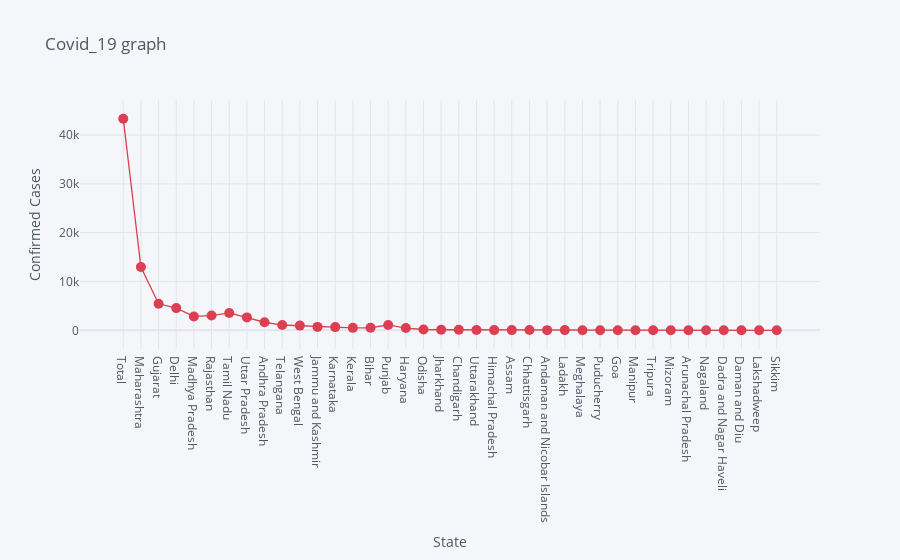

The code cell stored with this chart in its notebook:
### Markdown cell above
# Hover over the graph markers to see confirmed cases for each state.

### Code cell
df.iplot(kind= 'scatter', x= 'State', y='Confirmed', mode= 'markers+lines', title= 'Covid_19 graph', xTitle= 'State', yTitle= 'Confirmed Cases', color= 'red', size= 10)

### Figure 1 — Plotly figure (JSON) as saved in the notebook; plotly's stock layout.template omitted (floating-point values rounded to 4 significant figures)
{"data": [{"line": {"color": "rgba(219, 64, 82, 1.0)", "dash": "solid", "shape": "linear", "width": 1.3}, "marker": {"size": 10, "symbol": "circle"}, "mode": "markers+lines", "name": "Confirmed", "text": "", "type": "scatter", "x": ["Total", "Maharashtra", "Gujarat", "Delhi", "Madhya Pradesh", "Rajasthan", "Tamil Nadu", "Uttar Pradesh", "Andhra Pradesh", "Telangana", "West Bengal", "Jammu and Kashmir", "Karnataka", "Kerala", "Bihar", "Punjab", "Haryana", "Odisha", "Jharkhand", "Chandigarh", "Uttarakhand", "Himachal Pradesh", "Assam", "Chhattisgarh", "Andaman and Nicobar Islands", "Ladakh", "Meghalaya", "Puducherry", "Goa", "Manipur", "Tripura", "Mizoram", "Arunachal Pradesh", "Nagaland", "Dadra and Nagar Haveli", "Daman and Diu", "Lakshadweep", "Sikkim"], "y": [43349, 12974, 5428, 4549, 2837, 3016, 3550, 2645, 1650, 1082, 963, 701, 651, 500, 526, 1102, 463, 169, 115, 102, 60, 40, 43, 57, 33, 42, 12, 12, 7, 2, 16, 1, 1, 0, 0, 0, 0, 0]}], "layout": {"legend": {"bgcolor": "#F5F6F9", "font": {"color": "#4D5663"}}, "paper_bgcolor": "#F5F6F9", "plot_bgcolor": "#F5F6F9", "title": {"font": {"color": "#4D5663"}, "text": "Covid_19 graph"}, "xaxis": {"gridcolor": "#E1E5ED", "showgrid": true, "tickfont": {"color": "#4D5663"}, "title": {"font": {"color": "#4D5663"}, "text": "State"}, "zerolinecolor": "#E1E5ED"}, "yaxis": {"gridcolor": "#E1E5ED", "showgrid": true, "tickfont": {"color": "#4D5663"}, "title": {"font": {"color": "#4D5663"}, "text": "Confirmed Cases"}, "zerolinecolor": "#E1E5ED"}}}
